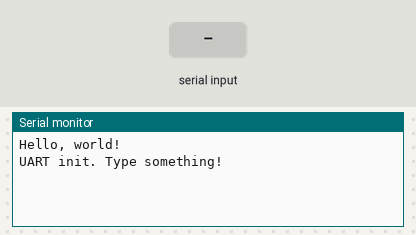
A program run on a simulated ATmega328P, built with avr-gcc and emulated at 16 MHz (the files do not name the chip). Parts: the last lines printed to the serial monitor. The inputs (shaded band) are chosen by the test bench.

Above: at 1.2 s.
1.3 s: "t\n" received over Serial
At 1.7 s:
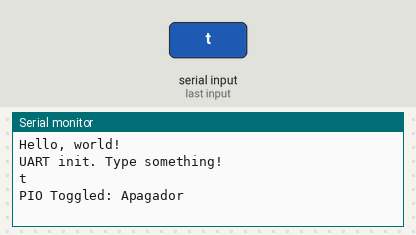
2.8 s: "1\n" received over Serial
At 3.9 s:
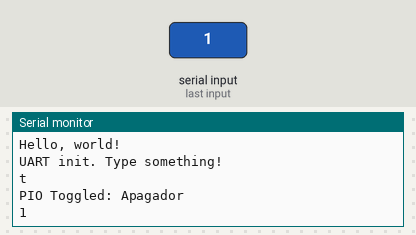
4.3 s: "t\n" received over Serial
At 5.1 s:
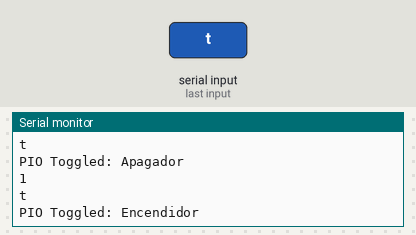

The program:

main.cpp
```cpp
#include "io.hpp"
#include "uart.hpp"
#include <avr/sleep.h>

#define UBRR 103

#define F_CPU 16000000UL

#define USART_BAUDRATE 9600 // Desired Baud Rate
#define BAUD_PRESCALER (((F_CPU / (USART_BAUDRATE * 16UL))) - 1)

#define SCL_FREQ 100000UL
#define TWCBR ((F_CPU / SCL_FREQ) - 16) / 2

int main() {
  UART::init(BAUD_PRESCALER);

  FILE uart_io;
  fdev_setup_stream(&uart_io, UART::stream_putchar, UART::stream_getchar,
                    _FDEV_SETUP_RW);

  stdout = stdin = &uart_io;

  UART::put_string("Hello, world!\r\n");
  UART::put_string("UART init. Type something!\r\n");

  IO io = IO(0x42);
  bool state = true;

  // char buf[20];

  TWI::init(72);

  while (true) {
    // fgets(buf, sizeof buf - 1, stdin);
    // printf("You typed: %s\n", buf);

    char in = UART::get_char();
    if (in == 't') {
      state = !state;
      io.write(state ? 0xFF : 0x00);
      printf("GPIO Toggled: %s\n", state ? "Encendido" : "Apagado");
    }
  }
}
```

cdrom.cpp
```cpp
#include "cdrom.hpp"

CDROM::CDROM(int dataL, int dataH, int regSel) : dataL(dataL), dataH(dataH), regSel(regSel) {}

void CDROM::writeIDE(uint8_t reg, uint8_t value) {
  PORTD &= ~(1 << PD2 );
}
```

cdrom.hpp
```cpp
#ifndef CDROM_H
#define CDROM_H

#include <stdint.h>
#include <avr/io.h>
#include "twi.hpp"

class CDROM {
  const int dataL;
  const int dataH;
  const int regSel;

public:
  CDROM(int dataL, int dataH, int regSel);

  void init();
  bool unitReadyP();
  uint8_t senseError();
  bool checkDisk();
  bool readToc();
  bool readSubchannel();

  void writeIDE(uint8_t reg, uint8_t value);
  uint8_t readIDE(uint8_t reg);
};

#endif // CDROM_H
```

io.cpp
```cpp
#include "io.hpp"

bool IO::write(uint8_t data) {
  if (!TWI::start()) {
    TWI::send_stop();
	return false;
  }

  TWI::write(this->addr, data);
  TWI::send_stop();
  return true;
}

uint8_t IO::read() {
  uint8_t data = 0xff;
  if (!TWI::start()) {
	TWI::send_stop();
	return data;
  }

  TWI::DataResponse response = TWI::read(this->addr, true);

  if (response.err != TWI::ACK) {
    return data;
  }

  return response.data;
}
```

io.hpp
```cpp
#ifndef IO_H
#define IO_H

#include "twi.hpp"
#include <stdint.h>

class IO {
  uint8_t addr;
public:
  IO(uint8_t addr): addr(addr) {};
  bool write(uint8_t data);
  uint8_t read();
};

#endif /* IO_H */
```

twi.cpp
```cpp
#include "twi.hpp"

void TWI::init(uint32_t twbr) {
  TWSR = 0x00;
  TWBR = twbr;

  // Enable TWI
  TWCR = (1 << TWEN);
}

void TWI::send_start() {
  TWCR = _BV(TWINT) | _BV(TWSTA) | _BV(TWEN); // Send START packet
  while (!(TWCR & _BV(TWINT)))
    ; // Wait for it to be sent
}

bool TWI::start() {
begin:
  TWI::send_start();

  switch (TW_STATUS) {
  case TW_REP_START:
  case TW_START:
    return true;

  case TW_MR_ARB_LOST:
    goto begin;

  default:
    return false;
  }
}

void TWI::send_stop() {
  TWCR = _BV(TWINT) | _BV(TWEN) | _BV(TWSTO); // Send STOP packet
}

void TWI::send_data(uint8_t data) {
  TWDR = data;
  TWDR = _BV(TWEN) | _BV(TWINT);

  while (!(TWCR & _BV(TWINT)))
    ;
}

TWI::TWIError
TWI::write(uint8_t addr, uint8_t data) { //  HOLD Need to rethink error handling
  TWI::TWIError response;

  TWI::send_data(addr);

  response = TWI::status_to_TWI_error();

  if (response != TWI::TWIError::ACK) {
    return response;
  }

  TWI::send_data(data);

  return TWI::status_to_TWI_error();
}

TWI::TWIError TWI::status_to_TWI_error() {
  switch (TW_STATUS) {
  case TW_MT_DATA_ACK:
    return TWI::TWIError::ACK;

  case TW_MT_DATA_NACK:
    return TWI::TWIError::NACK;

  case TW_MT_ARB_LOST:
    return TWI::TWIError::LOST;

  default:
    return TWI::TWIError::ERR;
  }
}

TWI::DataResponse TWI::read(uint8_t addr, bool ack) {
  TWI::TWIError response;

  TWI::send_data(addr);

  response = TWI::status_to_TWI_error();

  if (response != TWI::TWIError::ACK) {
	TWI::DataResponse error;

	error.err = response;
	error.data = 0;

    return error;
  }

  uint8_t snd = _BV(TWEN) | _BV(TWINT);

  if (ack) {
    snd |= _BV(TWEA);
  }

  TWCR = snd;

  while (!(TWCR & _BV(TWINT)));

  TWI::DataResponse data;

  data.data = TWDR;
  data.err = status_to_TWI_error();

  return data;
}
```

twi.hpp
```cpp
#ifndef TWI_H
#define TWI_H

#include <avr/io.h>
#include <stdint.h>
#include <util/twi.h>

namespace TWI {
  enum TWIError { ACK, NACK, LOST, ERR, UNKNOWN };

struct DataResponse {
  TWI::TWIError err;
  uint8_t data;
};

TWI::TWIError status_to_TWI_error();

void init(uint32_t twbr);

bool start();

void send_start();
void send_stop();

void send_data(uint8_t data);

TWI::TWIError write(uint8_t addr, uint8_t data);
TWI::DataResponse read(uint8_t addr, bool ack);

}; // namespace TWI

namespace TWI_commands {
  void init(uint32_t twbr);

  void start();
  void stop();

  void write(uint8_t data);
  void read();
}

#endif /* TWI_H */
```

uart.cpp
```cpp
#include "uart.hpp"

#ifndef BUFFER_SIZE
#define BUFFER_SIZE 64
#endif /* BUFFER_SIZE */

static volatile char rx_buff[BUFFER_SIZE];
static volatile uint8_t rx_head = 0;
static volatile uint8_t rx_tail = 0;

ISR(USART_RX_vect) {
  uint8_t next_head = (rx_head + 1) % BUFFER_SIZE;
  if (next_head != rx_tail) {
    rx_buff[rx_head] = UDR0; // Store received character

	if (UART::echo) {
	  UDR0 = rx_buff[rx_head]; // Loopback
	}

    rx_head = next_head;
  }
}

// Got this from http://rjhcoding.com/avrc-uart.php

void UART::init(uint16_t ubrr) {
  // Baud rate setting
  UBRR0L = (uint8_t)(ubrr & 0xFF);
  UBRR0H = (uint8_t)(ubrr >> 8);

  // Enable transmitter and reciver
  UCSR0B |= (1 << RXEN0) | (1 << TXEN0);

  sei();

  UCSR0B |= (1 << RXCIE0);
}

void UART::put_char(unsigned char data) {
  while (!(UCSR0A & (1 << UDRE0)));

  UDR0 = data;
}

void UART::put_string(const char* str) {
  while (*str) {
	UART::put_char(*str++);
  }
}

void UART::printf(const char *format, ...) {
  char buff[128];

  va_list args;

  va_start(args, format);
  vsnprintf(buff, sizeof(buff), format, args);
  va_end(args);

  UART::put_string(buff);
}

char UART::get_char() {
  while (rx_head == rx_tail); // Wait if buffer is empty

  if (UCSR0A & ((1 << FE0) | (1 << DOR0) | (1 << UPE0))) {
    // Handle framing error, data overrun, or parity errork
    return '\0'; // Return a null character or handle differently
  }

  char c = rx_buff[rx_tail];
  rx_tail = (rx_tail + 1) % BUFFER_SIZE;
  return c;
}

void UART::get_line(char* buf, uint8_t n) {
  uint8_t bufIdx = 0;

  while (bufIdx < n - 1) {
	if (rx_head != rx_tail) {
	  char c = UART::get_char();

	  if (c == '\r') break;

	  buf[bufIdx++] = c;
	}
  }

  buf[bufIdx] = '\0';				// Null termination

  UART::put_string("\r\n");
}

int UART::stream_putchar(char c, FILE *stream) {
  if (c == '\n')
	UART::stream_putchar('r', stream);

  UART::put_char(c);

  return 0;
}

int UART::stream_getchar(FILE *stream) {
  return UART::get_char();
}
```

uart.hpp
```cpp
#ifndef UART_H
#define UART_H

#include <stdint.h>
#include <stdarg.h>
#include <stdio.h>
#include <avr/io.h>
#include <avr/interrupt.h>

namespace UART {
  static volatile bool echo = true;

  void init(uint16_t ubrr);

  void put_char(unsigned char data);
  void put_string(const char* str);
  void printf(const char* format, ...);

  int stream_putchar(char c, FILE* stream);
  int stream_getchar(FILE* stream);

  char get_char();
  void get_line(char* buf, uint8_t n);
};

#endif /* UART_H */
```

Measured:
- after the input at 1.3 s, the serial monitor: prints a new line at once (image 1)
- after the input at 2.8 s, the serial monitor: prints a new line at once (image 2)
- after the input at 4.3 s, the serial monitor: prints a new line at once (image 3)
